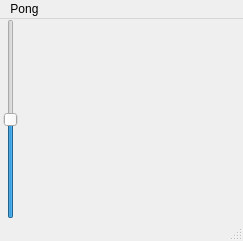
<?xml version="1.0" encoding="UTF-8"?>
<ui version="4.0">
 <class>MainPong</class>
 <widget class="QMainWindow" name="MainPong">
  <property name="geometry">
   <rect>
    <x>0</x>
    <y>0</y>
    <width>243</width>
    <height>241</height>
   </rect>
  </property>
  <property name="windowTitle">
   <string>Pong - Exemplo de threads em Qt</string>
  </property>
  <widget class="QWidget" name="centralWidget">
   <widget class="QLabel" name="labelBola">
    <property name="geometry">
     <rect>
      <x>43</x>
      <y>0</y>
      <width>200</width>
      <height>200</height>
     </rect>
    </property>
    <property name="text">
     <string/>
    </property>
   </widget>
   <widget class="QLabel" name="labelBarra">
    <property name="geometry">
     <rect>
      <x>22</x>
      <y>0</y>
      <width>21</width>
      <height>200</height>
     </rect>
    </property>
    <property name="text">
     <string/>
    </property>
   </widget>
   <widget class="QSlider" name="sliderBarra">
    <property name="geometry">
     <rect>
      <x>0</x>
      <y>0</y>
      <width>22</width>
      <height>200</height>
     </rect>
    </property>
    <property name="minimum">
     <number>-100</number>
    </property>
    <property name="maximum">
     <number>100</number>
    </property>
    <property name="singleStep">
     <number>10</number>
    </property>
    <property name="value">
     <number>0</number>
    </property>
    <property name="orientation">
     <enum>Qt::Vertical</enum>
    </property>
   </widget>
  </widget>
  <widget class="QMenuBar" name="menuBar">
   <property name="geometry">
    <rect>
     <x>0</x>
     <y>0</y>
     <width>243</width>
     <height>21</height>
    </rect>
   </property>
   <widget class="QMenu" name="menuPong">
    <property name="title">
     <string>Pong</string>
    </property>
    <addaction name="actionIniciar"/>
    <addaction name="actionEncerrar"/>
    <addaction name="separator"/>
    <addaction name="actionSair"/>
   </widget>
   <addaction name="menuPong"/>
  </widget>
  <widget class="QStatusBar" name="statusBar"/>
  <action name="actionIniciar">
   <property name="text">
    <string>Iniciar</string>
   </property>
  </action>
  <action name="actionEncerrar">
   <property name="text">
    <string>Encerrar</string>
   </property>
  </action>
  <action name="actionSair">
   <property name="text">
    <string>Sair</string>
   </property>
  </action>
 </widget>
 <layoutdefault spacing="6" margin="11"/>
 <resources/>
 <connections/>
</ui>
